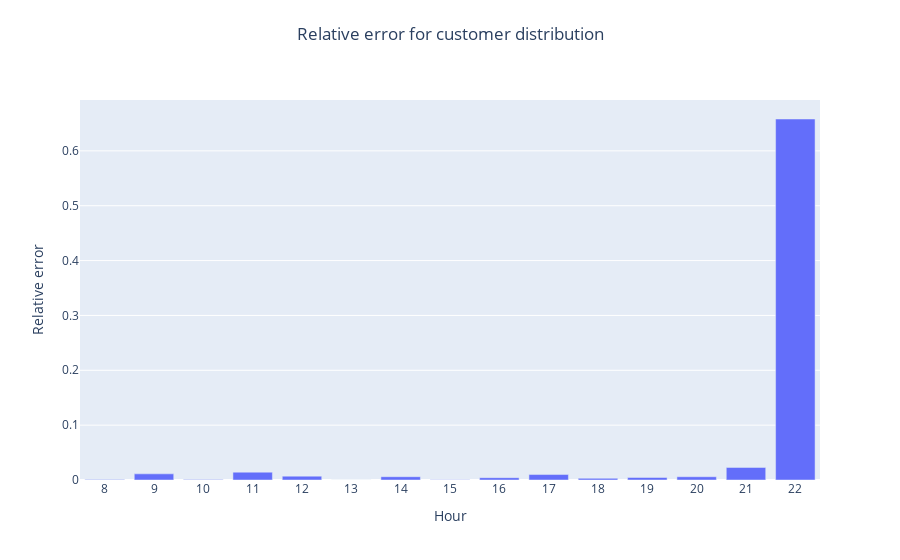

Notebook code cell kept with this figure:
### Code cell
fig = plot_distribution_error(df_full)
fig.show()

### Figure 1 — Plotly figure (JSON) as saved in the notebook; plotly's stock layout.template omitted (floating-point values rounded to 4 significant figures)
{"data": [{"type": "bar", "x": [8, 9, 10, 11, 12, 13, 14, 15, 16, 17, 18, 19, 20, 21, 22], "y": [0.0008798, 0.0112, 0.000895, 0.01427, 0.007057, 0.0001936, 0.005993, 0.0002713, 0.00423, 0.009913, 0.003049, 0.00462, 0.005899, 0.02295, 0.6581]}], "layout": {"legend": {"title": {"text": "Store"}}, "title": {"text": "Relative error for customer distribution", "x": 0.5, "xanchor": "center", "y": 0.95, "yanchor": "top"}, "xaxis": {"dtick": 1, "tick0": 0, "tickmode": "linear", "title": {"text": "Hour"}}, "yaxis": {"dtick": 0.1, "tick0": 0, "tickmode": "linear", "title": {"text": "Relative error"}}}}
